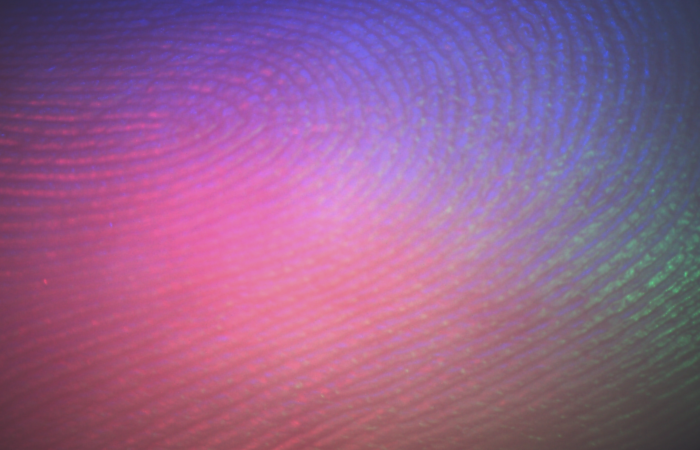
#> input picture p1/p3.bmp, 1400 x 900 px (shown at 1/2 size)
$ jupyter execute --allow-errors notebook.ipynb   (older library calls are emulated)
#> lines starting #> are read from the running program, lines starting #| are printed output that depends on the picture; after the words box and inside, x2 and y2 are one past the last pixel; in counts of white or black regions, pixels touching at a corner belong together
[cell 1]
import cv2
import numpy as np
from PIL import Image, ImageEnhance
import matplotlib.pyplot as plt

<h1>Theory</h1>
<h3>Note</h3>
<ul>
    <li>The explanation below belongs to the book Computer Vision: Algorithms and Applications by Richard Szeliski</li>
</ul>
<br />
<h3>Image Processing</h3>
<ul>
    <li>A general image processing operator is a function that takes one or more input images and produces an output image.</li>
    <li>Image transforms can be seen as:</li>
    <li>
        <ul>
            <li>Point operators (pixel transforms)</li>
            <li>Neighborhood (area-based) operators</li>
        </ul>
    </li>
</ul>
<br />
<h3>Pixel Transforms</h3>
<ul>
    <li>In this kind of image processing transform, each output pixel's value depends on only the corresponding input pixel value (plus, potentially, some globally collected information or parameters).</li>
    <li>Examples of such operators include brightness and contrast adjustments as well as color correction and transformations.</li>
</ul>
<br />
<h3>Brightness and contrast adjustments</h3>
<ul>
    <li>Two commonly used point processes are multiplication and addition with a constant:</li>
    <h4>g(x)=αf(x)+β</h4>
    <li>The parameters α>0 and β are often called the gain and bias parameters; sometimes these parameters are said to control contrast and brightness respectively.</li>
    <li>You can think of f(x) as the source image pixels and g(x) as the output image pixels. Then, more conveniently we can write the expression as:
        <br /><h4>g(i,j)=α⋅f(i,j)+β</h4><br />
        where i and j indicates that the pixel is located in the i-th row and j-th column.</li>
</ul>

[cell 2]
# Enhance  Image using PIL

image = Image.open('p1/p3.bmp')
#> image is the input picture: PIL image 1400x900 RGB; mean R, G, B 147.4, 96, 141.6
image = image.resize((200, 200))
#> image: PIL image 200x200 RGB
contrast = -1.5
bright = 1
sharpness = 10

cont_image = ImageEnhance.Contrast(image)
new_image = cont_image .enhance(contrast)
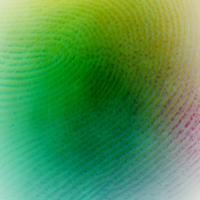
#> new_image: PIL image 200x200 RGB; mean R, G, B 78, 148.2, 81.6

bright_image = ImageEnhance.Brightness(new_image)
new_image = bright_image.enhance(bright)

sharp_image = ImageEnhance.Sharpness(new_image)
new_image = sharp_image .enhance(sharpness)
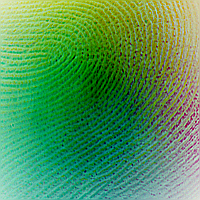
#> new_image: PIL image 200x200 RGB; mean R, G, B 79, 148.4, 87.2

new_image.show()
new_image.save('./all_image/image.jpg')

<h3>Binarization</h3>

[cell 3]
import cv2
image = cv2.imread('./all_image/image.jpg')
#> image: shape (200, 200, 3)
image = cv2.cvtColor(image, cv2.COLOR_BGR2GRAY)
#> image: shape (200, 200)
image = cv2.Sobel(image,cv2.CV_64F,dx=0,dy=1,ksize=5)
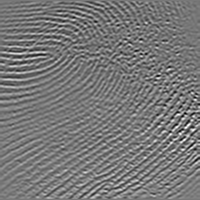
#> image: shape (200, 200) float64; min -3737, max 4178, mean -11.8; drawn with min black and max white
image = cv2.blur(image, (5, 5))
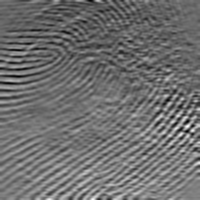
#> image: shape (200, 200) float64; min -1009.9, max 1278, mean -11.6; drawn with min black and max white

ret, img = cv2.threshold(image, 50, 255, cv2.THRESH_BINARY)
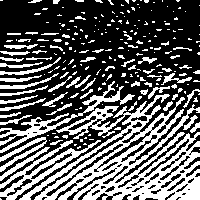
#> img: shape (200, 200) float64; 36.6% white; 237 white regions (173 under 20 px), largest, box (x1, y1, x2, y2) and area: (19, 94, 200, 200) 7507, (0, 140, 101, 200) 1165, (0, 81, 135, 153) 1145

cv2.imwrite('./all_image/th_image.jpg', img)
# print(ret)
cv2.imshow('Thresold',img)
cv2.waitKey(0)
cv2.destroyAllWindows()

<h3>Ridge Extraction</h3>

[cell 4]
from skimage import io, filters, feature
from skimage.color import rgb2gray

from skimage.filters import  meijering, sato, frangi, hessian

image = cv2.imread("./all_image/th_image.jpg")
#> image: shape (200, 200, 3); min 0, max 255, mean 93.4
img =   rgb2gray(image)

meijering_img = meijering(img)
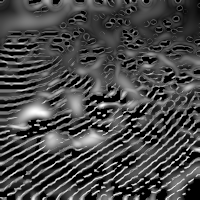
#> meijering_img: shape (200, 200) float64; min 0, max 1, mean 0.288
sato_img = sato(img)
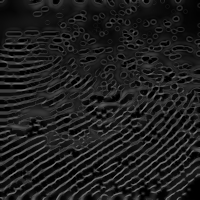
#> sato_img: shape (200, 200) float64; min 0, max 0.494, mean 0.124
hessian_img = hessian(img)
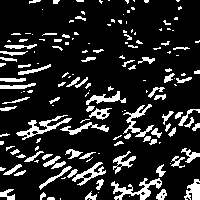
#> hessian_img: shape (200, 200) float64; min 2.29e-13, max 1, mean 0.156


cv2.imwrite('./all_image/meijering_img.jpg',meijering_img)
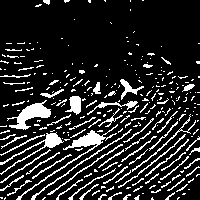
#> saved as meijering_img.jpg: shape (200, 200); values 0 (black) and 1 (white), 15.8% white; 280 white regions (209 under 20 px), largest, box (x1, y1, x2, y2) and area: (16, 124, 118, 200) 551, (7, 100, 51, 130) 513, (0, 132, 64, 175) 365
cv2.imwrite('./all_image/sato_img.jpg',sato_img)
cv2.imwrite('./all_image/hessian_img.jpg',hessian_img)

cv2.imshow('Meijering Image',meijering_img)
cv2.imshow('Sato Image',sato_img)
cv2.imshow('Hessian Image',hessian_img)
cv2.waitKey(0)
cv2.destroyAllWindows()

<h3>Minutiae Point Extraction Algorithm</h3>

[cell 5]
import skimage.morphology
from skimage.morphology import convex_hull_image, erosion
from skimage.morphology import square
import math

class MinutiaeFeature(object):
    # [5 lines left out: function __init__, not called in this run]

class FingerprintFeatureExtractor(object):
    def __init__(self):
        self._mask = []
        self._skel = []
        self.minutiaeTerm = []
        self.minutiaeBif = []
        self._spuriousMinutiaeThresh = 10

    def setSpuriousMinutiaeThresh(self, spuriousMinutiaeThresh):
        self._spuriousMinutiaeThresh = spuriousMinutiaeThresh

    def __skeletonize(self, img):
        img = np.uint8(img > 128)
        self._skel = skimage.morphology.skeletonize(img)
        self._skel = np.uint8(self._skel) * 255
        self._mask = img * 255

    # [104 lines left out: functions __computeAngle, __getTerminationBifurcation, __removeSpuriousMinutiae, __cleanMinutiae, __performFeatureExtraction, not called in this run]

    def extractMinutiaeFeatures(self, img):
        self.__skeletonize(img)

        self.__getTerminationBifurcation()

        self.__cleanMinutiae(img)

        FeaturesTerm, FeaturesBif = self.__performFeatureExtraction()
        return(FeaturesTerm, FeaturesBif)

    # [38 lines left out: functions showResults, saveResult, not called in this run]

def extract_minutiae_features(img, spuriousMinutiaeThresh=10, invertImage=False, showResult=False, saveResult=False):
    feature_extractor = FingerprintFeatureExtractor()
    feature_extractor.setSpuriousMinutiaeThresh(spuriousMinutiaeThresh)
    if (invertImage):
        img = 255 - img;

    FeaturesTerm, FeaturesBif = feature_extractor.extractMinutiaeFeatures(img)

    if (saveResult):
        feature_extractor.saveResult(FeaturesTerm, FeaturesBif)

    if(showResult):
        feature_extractor.showResults(FeaturesTerm, FeaturesBif)

    return(FeaturesTerm, FeaturesBif)

[cell 6]
img = cv2.imread('all_image/th_image.jpg',0)
#> (the rest of this cell did not finish here and is left out)

<h3>Matching</h3>

[cell 7]
import os
import cv2

sample = cv2.imread(
    "./all_image/th_image.jpg"
)

best_score = counter = 0
filename = image = kp1 = kp2 = mp = None
for file in os.listdir(
    "./test_db/"
):

    fingerprint_img = cv2.imread(
        "./test_db/" + file
    )
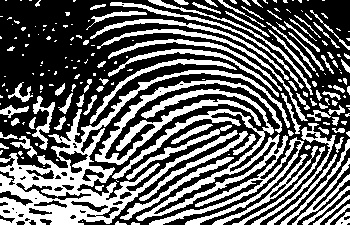
#> input picture test_db/th_image1.jpg, 350 x 225 px
#> fingerprint_img is the input picture: shape (225, 350, 3); min 0, max 255, mean 102.3
    sift = cv2.SIFT_create()
    keypoints_1, des1 = sift.detectAndCompute(sample, None)
#> keypoints_1 = 1305 keypoints; strongest (x, y, size): (104, 115, 2.1), (63, 25, 2.1), (86, 36, 2.1), (127, 23, 1.9)
    keypoints_2, des2 = sift.detectAndCompute(fingerprint_img, None)
#> keypoints_2 = 2035 keypoints; strongest (x, y, size): (115, 62, 2.1), (36, 144, 2), (49, 38, 2.7), (338, 55, 2.1)
    matches = cv2.FlannBasedMatcher({"algorithm": 1, "trees": 10}, {}).knnMatch(
        des1, des2, k=2
    )
#> matches = 1305 matches

    match_points = []
    for p, q in matches:
        if p.distance < 0.1 * q.distance:
            match_points.append(p)
#> after the loop, match_points = []

    keypoints = 0
    if len(keypoints_1) <= len(keypoints_2):
        keypoints = len(keypoints_1)
#> keypoints = 1305
    else:
        keypoints = len(keypoints_2)
    if len(match_points) / keypoints * 100 > best_score:
        best_score = len(match_points) / keypoints * 100
        filename = file
        image = fingerprint_img
        kp1, kp2, mp = keypoints_1, keypoints_2, match_points

#> (the rest of this cell did not finish here and is left out)
